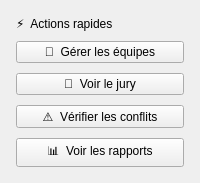
                        <widget class="QFrame" name="cardActions">
                         <property name="card" stdset="0">
                          <bool>true</bool>
                         </property>
                         <layout class="QVBoxLayout" name="actionsLayout">
                          <property name="spacing">
                           <number>10</number>
                          </property>
                          <property name="leftMargin">
                           <number>16</number>
                          </property>
                          <property name="topMargin">
                           <number>16</number>
                          </property>
                          <property name="rightMargin">
                           <number>16</number>
                          </property>
                          <property name="bottomMargin">
                           <number>16</number>
                          </property>
                          <item>
                           <widget class="QLabel" name="lblActions">
                            <property name="role" stdset="0">
                             <string notr="true">cardTitle</string>
                            </property>
                            <property name="text">
                             <string>⚡  Actions rapides</string>
                            </property>
                           </widget>
                          </item>
                          <item>
                           <widget class="QPushButton" name="btnTeams">
                            <property name="cursor">
                             <cursorShape>PointingHandCursor</cursorShape>
                            </property>
                            <property name="kind" stdset="0">
                             <string notr="true">primary</string>
                            </property>
                            <property name="text">
                             <string>👥  Gérer les équipes</string>
                            </property>
                           </widget>
                          </item>
                          <item>
                           <widget class="QPushButton" name="btnViewJury">
                            <property name="cursor">
                             <cursorShape>PointingHandCursor</cursorShape>
                            </property>
                            <property name="kind" stdset="0">
                             <string notr="true">outline</string>
                            </property>
                            <property name="text">
                             <string>👤  Voir le jury</string>
                            </property>
                           </widget>
                          </item>
                          <item>
                           <widget class="QPushButton" name="btnConflicts">
                            <property name="cursor">
                             <cursorShape>PointingHandCursor</cursorShape>
                            </property>
                            <property name="kind" stdset="0">
                             <string notr="true">outline</string>
                            </property>
                            <property name="text">
                             <string>⚠️  Vérifier les conflits</string>
                            </property>
                           </widget>
                          </item>
                          <item>
                           <widget class="QPushButton" name="btnReports">
                            <property name="cursor">
                             <cursorShape>PointingHandCursor</cursorShape>
                            </property>
                            <property name="kind" stdset="0">
                             <string notr="true">outline</string>
                            </property>
                            <property name="text">
                             <string>📊  Voir les rapports</string>
                            </property>
                           </widget>
                          </item>
                         </layout>
                        </widget>
